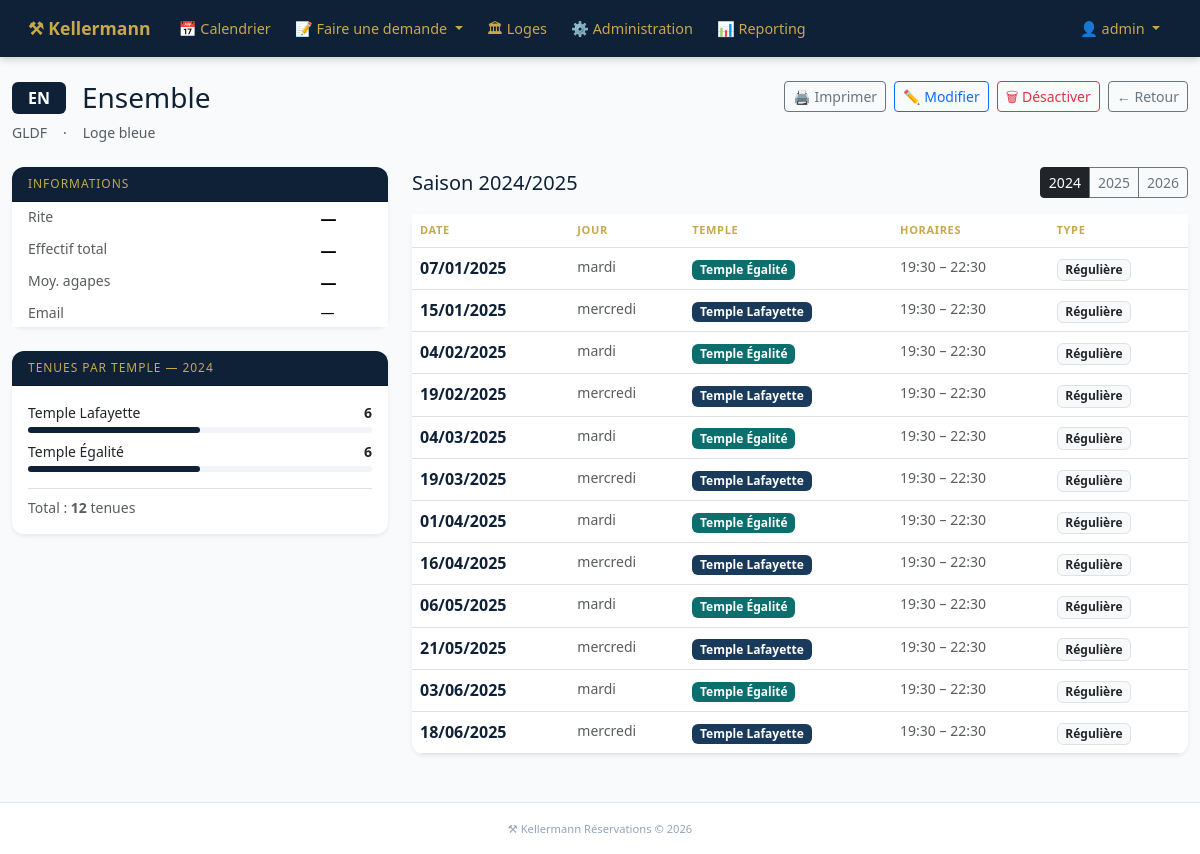
The app's page /loges/226/?annee=2024 (signed in) with its own data.
### temple_project/apps/loges/models.py (models this page shows, shortened)
class Loge(models.Model):
    TYPE_CHOICES = [
        ("loge",       "Loge"),
        ("haut_grade", "Haut Grade"),
    ]
    RITE_CHOICES = [
        ("reaa",  "REAA — Rite Écossais Ancien et Accepté"),
        ("rer",   "RER — Rite Écossais Rectifié"),
        ("rf",    "RF — Rite Français"),
        ("rem",   "REM — Rite Écossais Moderne"),
        ("dh",    "DH — Droit Humain"),
        ("mem",   "MEM — Memphis-Misraïm"),
        ("autre", "Autre"),
    ]
    nom                   = models.CharField(max_length=200)
    abreviation           = models.CharField(max_length=20, blank=True)
    obedience             = models.ForeignKey(Obedience, on_delete=models.PROTECT, related_name="loges")
    type_loge             = models.CharField(max_length=20, choices=TYPE_CHOICES, default="loge")
    rite                  = models.CharField(max_length=10, choices=RITE_CHOICES, blank=True, default="")
    email                 = models.EmailField(blank=True)
    effectif_total        = models.PositiveIntegerField(default=0)
    effectif_moyen_agapes = models.PositiveIntegerField(default=0)
    actif                 = models.BooleanField(default=True)
    created_at            = models.DateTimeField(auto_now_add=True)
    class Meta:
        verbose_name = "Loge"
        verbose_name_plural = "Loges"
        ordering = ["nom"]

class Obedience(models.Model):
    nom = models.CharField(max_length=200, unique=True)
    class Meta:
        verbose_name = "Obédience"
        verbose_name_plural = "Obédiences"
        ordering = ["nom"]
    def __str__(self):
        return self.nom

### temple_project/apps/reservations/models.py (models this page shows, shortened)
class Temple(models.Model):
    NOM_CHOICES = [
        ("lafayette",  "Temple Lafayette"),
        ("liberte",    "Temple Liberté"),
        ("egalite",    "Temple Égalité"),
        ("fraternite", "Temple Fraternité"),
    ]
    nom       = models.CharField(max_length=50, choices=NOM_CHOICES, unique=True)
    description = models.TextField(blank=True)
    capacite  = models.PositiveIntegerField(default=0)
    class Meta:
        verbose_name = "Temple"
        verbose_name_plural = "Temples"
    def __str__(self):
        return self.get_nom_display()

class Reservation(models.Model):
    TYPE_CHOICES = [
        ("reguliere",     "Régulière"),
        ("exceptionnelle","Exceptionnelle"),
    ]
    SOUS_TYPE_CHOICES = [
        ("standard", "Standard"),
        ("tbf",      "Tenue Blanche Fermée"),
        ("tbo",      "Tenue Blanche Ouverte"),
        ("funebre",  "Funèbre"),
    ]
    STATUT_CHOICES = [
        ("attente",  "En attente"),
        ("validee",  "Validée"),
        ("refusee",  "Refusée"),
    ]
    uuid             = models.UUIDField(default=uuid.uuid4, unique=True, editable=False)
    loge             = models.ForeignKey(Loge, on_delete=models.PROTECT, related_name="reservations")
    temple           = models.ForeignKey(Temple, on_delete=models.PROTECT)
    cabinets         = models.ManyToManyField(SalleReunion, blank=True, related_name='reservations_cabinets')
    type_reservation = models.CharField(max_length=20, choices=TYPE_CHOICES, default="reguliere")
    sous_type        = models.CharField(max_length=10, choices=SOUS_TYPE_CHOICES, default="standard")
    profanes_admis   = models.BooleanField(default=False)
    statut           = models.CharField(max_length=20, choices=STATUT_CHOICES, default="attente")
    date             = models.DateField()
    heure_debut      = models.TimeField()
    heure_fin        = models.TimeField()
    besoin_agapes    = models.BooleanField(default=False)
    nombre_repas     = models.PositiveIntegerField(default=0)
    besoin_micro     = models.BooleanField(default=False)
    besoin_enceintes = models.BooleanField(default=False)
    nom_demandeur    = models.CharField(max_length=200)
    email_demandeur  = models.EmailField()
    commentaire      = models.TextField(blank=True)
    tarif            = models.DecimalField(max_digits=8, decimal_places=2, null=True, blank=True)
    regle_source     = models.ForeignKey(
        RegleRecurrence, null=True, blank=True, on_delete=models.SET_NULL
    )
    created_at       = models.DateTimeField(auto_now_add=True)
    updated_at       = models.DateTimeField(auto_now=True)
    class Meta:
        verbose_name = "Réservation"
        verbose_name_plural = "Réservations"
        ordering = ["date", "heure_debut"]

### temple_project/apps/loges/views.py (the view)
# urls.py: path("<int:pk>/",           views.detail_loge,   name="detail"),
@membre_required
def detail_loge(request, pk):
    loge = get_object_or_404(Loge, pk=pk, actif=True)
    annee = date.today().year
    saison_defaut = annee if date.today().month >= 9 else annee - 1
    annee_param = int(request.GET.get('annee', saison_defaut))
    debut_saison = date(annee_param, 9, 1)
    fin_saison   = date(annee_param + 1, 6, 30)
    tenues = Reservation.objects.filter(
        loge=loge,
        date__gte=debut_saison,
        date__lte=fin_saison,
        statut='validee'
    ).select_related('temple').order_by('date')
    stats_temples = {}
    for temple in Temple.objects.all():
        nb = tenues.filter(temple=temple).count()
        if nb > 0:
            stats_temples[str(temple)] = nb
    demandes = Reservation.objects.filter(
        loge=loge,
        type_reservation='exceptionnelle'
    ).order_by('-date')[:10]
    prochaine = Reservation.objects.filter(
        loge=loge,
        date__gte=date.today(),
        statut='validee'
    ).order_by('date').first()
    context = {
        'loge':          loge,
        'tenues':        tenues,
        'stats_temples': stats_temples,
        'demandes':      demandes,
        'prochaine':     prochaine,
        'annee':         annee_param,
        'annees':        [annee - 2, annee - 1, annee],
        'saison_label':  f"{annee_param}/{annee_param+1}",
        'nb_tenues':     tenues.count(),
    }
    return render(request, "loges/detail.html", context)

### temple_project/apps/auth_custom/views.py (called while the page is built)
def membre_required(view_func):
    from functools import wraps
    @wraps(view_func)
    def wrapper(request, *args, **kwargs):
        est_admin  = request.user.is_authenticated and request.user.is_staff
        est_membre = request.COOKIES.get("kellermann_membre") == "1"
        if est_admin or est_membre:
            return view_func(request, *args, **kwargs)
        return __import__("django.shortcuts", fromlist=["redirect"]).redirect(f"/auth/login/?next={request.path}")
    return wrapper

def visiteur_context(request):
    return {
        "visiteur_connecte": request.COOKIES.get("kellermann_membre") == "1"
    }

### temple_project/templates/loges/detail.html (shortened to what this page needs)
{% extends "base.html" %}
{% block content %}
<div class="d-flex justify-content-between align-items-start mb-4">
  <div>
    <div class="d-flex align-items-center gap-3 mb-2">
      <span class="badge fs-6 px-3 py-2" style="background:#0F2137;">{{ loge.abreviation }}</span>
      <h1 class="h3 mb-0" style="color:#0F2137;">{{ loge.nom }}</h1>
    </div>
    <div class="d-flex gap-3 text-muted small">
      <span>{{ loge.obedience }}</span>
      <span>·</span>
      <span>{% if loge.type_loge == 'haut_grade' %}Haut grade{% else %}Loge bleue{% endif %}</span>
    </div>
  </div>
  <div class="d-flex gap-2 no-print">
    <button onclick="window.print()" class="btn btn-outline-secondary btn-sm">🖨️ Imprimer</button>
    {% if user.is_staff %}
    <a href="{% url 'loges:modifier' loge.pk %}" class="btn btn-outline-primary btn-sm">✏️ Modifier</a>
    <a href="{% url 'loges:supprimer' loge.pk %}" class="btn btn-outline-danger btn-sm">🗑 Désactiver</a>
    {% endif %}
    <a href="{% url 'loges:liste' %}" class="btn btn-outline-secondary btn-sm">← Retour</a>
  </div>
</div>
<div class="row g-4">
  <div class="col-md-4">
    <div class="card shadow-sm border-0 mb-4">
      <div class="card-header" style="background:#0F2137;color:#C8A84B;font-size:12px;letter-spacing:.08em;text-transform:uppercase;">
        Informations
      </div>
      <div class="card-body p-0">
        <table class="table table-borderless table-sm mb-0">
          <tr><td class="text-muted small ps-3">Rite</td><td class="fw-semibold">{{ loge.get_rite_display|default:"—" }}</td></tr>
          <tr><td class="text-muted small ps-3">Effectif total</td><td class="fw-semibold">{{ loge.effectif_total|default:"—" }}</td></tr>
          <tr><td class="text-muted small ps-3">Moy. agapes</td><td class="fw-semibold">{{ loge.effectif_moyen_agapes|default:"—" }}</td></tr>
          <tr><td class="text-muted small ps-3">Email</td><td class="small">{{ loge.email|default:"—" }}</td></tr>
        </table>
      </div>
    </div>
    <div class="card shadow-sm border-0 mb-4">
      <div class="card-header" style="background:#0F2137;color:#C8A84B;font-size:12px;letter-spacing:.08em;text-transform:uppercase;">
        Tenues par temple — {{ annee }}
      </div>
      <div class="card-body">
        {% if stats_temples %}
          {% for temple, nb in stats_temples.items %}
          <div class="mb-2">
            <div class="d-flex justify-content-between small mb-1">
              <span>{{ temple }}</span>
              <span class="fw-semibold">{{ nb }}</span>
            </div>
            <div style="background:#F1F5F9;border-radius:4px;height:6px;">
              <div style="width:{% widthratio nb nb_tenues 100 %}%;background:#0F2137;height:6px;border-radius:4px;"></div>
            </div>
          </div>
          {% endfor %}
          <div class="text-muted small mt-3 border-top pt-2">
            Total : <strong>{{ nb_tenues }}</strong> tenues
          </div>
        {% else %}
          <p class="text-muted small mb-0">Aucune tenue en {{ annee }}/{{ annee|add:1 }}</p>
        {% endif %}
      </div>
    </div>
  </div>
  <div class="col-md-8">
    <div class="d-flex justify-content-between align-items-center mb-3 no-print">
      <h5 class="mb-0" style="color:#0F2137;">Saison {{ annee }}/{{ annee|add:1 }}</h5>
      <div class="btn-group btn-group-sm">
        {% for a in annees %}
        <a href="?annee={{ a }}" class="btn {% if a == annee %}btn-dark{% else %}btn-outline-secondary{% endif %}">{{ a }}</a>
        {% endfor %}
      </div>
    </div>
    <div class="card shadow-sm border-0">
      <div class="table-responsive">
        <table class="table table-hover mb-0">
          <thead style="background:#0F2137;">
            <tr>
              <th style="color:#C8A84B;font-size:11px;letter-spacing:.06em;">DATE</th>
              <th style="color:#C8A84B;font-size:11px;letter-spacing:.06em;">JOUR</th>
              <th style="color:#C8A84B;font-size:11px;letter-spacing:.06em;">TEMPLE</th>
              <th style="color:#C8A84B;font-size:11px;letter-spacing:.06em;">HORAIRES</th>
              <th style="color:#C8A84B;font-size:11px;letter-spacing:.06em;">TYPE</th>
            </tr>
          </thead>
          <tbody>
            {% for t in tenues %}
            <tr {% if t.date < today %}style="opacity:.5"{% endif %}>
              <td class="fw-semibold" style="color:#0F2137;">{{ t.date|date:"d/m/Y" }}</td>
              <td class="text-muted small">{{ t.date|date:"l" }}</td>
              <td>
                <span class="badge" style="
                  {% if 'Lafayette' in t.temple.get_nom_display %}background:#1a3a5c;
                  {% elif 'galit' in t.temple.get_nom_display %}background:#0d6e6e;
                  {% elif 'raternit' in t.temple.get_nom_display %}background:#92400E;
                  {% else %}background:#5B21B6;{% endif %}
                ">{{ t.temple }}</span>
              </td>
              <td class="text-muted small">{{ t.heure_debut|time:"H:i" }} – {{ t.heure_fin|time:"H:i" }}</td>
              <td>
                {% if t.type_reservation == 'reguliere' %}
                <span class="badge bg-light text-dark border">Régulière</span>
                {% else %}
                <span class="badge bg-warning text-dark">Exceptionnelle</span>
                {% endif %}
              </td>
            </tr>
            {% empty %}
            <tr><td colspan="5" class="text-center text-muted py-4">Aucune tenue en {{ annee }}/{{ annee|add:1 }}</td></tr>
            {% endfor %}
          </tbody>
        </table>
      </div>
    </div>
  </div>
</div>
{% endblock %}

### temple_project/templates/base.html (shortened to what this page needs)
{% load i18n %}
<!DOCTYPE html>
<html lang="fr">
<head>
    <link href="https://cdn.jsdelivr.net/npm/bootstrap@5.3.3/dist/css/bootstrap.min.css" rel="stylesheet">
</head>
<body>
<nav class="navbar navbar-expand-lg navbar-dark">
    <div class="container-fluid">
        <a class="navbar-brand fw-bold" href="/">⚒ Kellermann</a>
        <div class="collapse navbar-collapse" id="navMenu">
            <ul class="navbar-nav me-auto mt-2 mt-lg-0">
                {% if visiteur_connecte or user.is_staff %}
                <li class="nav-item">
                    <a class="nav-link" href="/calendrier/">📅 Calendrier</a>
                </li>
                <li class="nav-item dropdown">
                    <a class="nav-link dropdown-toggle" href="#" role="button" data-bs-toggle="dropdown">
                        📝 Faire une demande
                    </a>
                </li>
                <li class="nav-item">
                    <a class="nav-link" href="/loges/">🏛 Loges</a>
                </li>
                {% endif %}
                {% if user.is_staff %}
                <li class="nav-item">
                    <a class="nav-link" href="/admin/">⚙️ Administration</a>
                </li>
                <li class="nav-item">
                    <a class="nav-link" href="/exports/reporting/">📊 Reporting</a>
                </li>
                {% endif %}
            </ul>
            <ul class="navbar-nav mt-2 mt-lg-0">
                {% if user.is_staff %}
                <li class="nav-item dropdown">
                    <a class="nav-link dropdown-toggle" href="#" role="button" data-bs-toggle="dropdown">
                        👤 {{ user.username }}
                    </a>
                </li>
                {% elif visiteur_connecte %}
                <li class="nav-item">
                    <a class="nav-link" href="/auth/logout/" style="opacity:0.7;font-size:0.85rem;">
                        🚪 Déconnexion
                    </a>
                </li>
                {% else %}
                <li class="nav-item">
                    <a class="nav-link" href="/auth/login/">🔑 Connexion</a>
                </li>
                {% endif %}
            </ul>
        </div>
    </div>
</nav>
<main class="container-fluid py-3 py-md-4">
    {% block content %}{% endblock %}
</main>
<footer class="text-center mt-4">
    <small>⚒ Kellermann Réservations &copy; {% now "Y" %}</small>
</footer>
</body>
</html>

### temple_project/templates/base.html (style rules this page uses)
:root { --temple-blue: #0F2137; --temple-gold: #C8A84B; --temple-blue-light: #1a3a5c; }
body { font-family: 'Segoe UI', Arial, sans-serif; background: #F8FAFC; min-height: 100vh; display: flex; flex-direction: column; }
main { flex: 1; }
.navbar { background-color: var(--temple-blue) !important; padding: 0.6rem 1rem; box-shadow: 0 2px 8px rgba(0,0,0,0.2); }
.navbar-brand { color: var(--temple-gold) !important; font-weight: 700; font-size: 1.1rem; }
.nav-link { color: var(--temple-gold) !important; font-size: 0.9rem; padding: 0.5rem 0.75rem !important; }
.card { border-radius: 12px; }
.card-header { border-radius: 12px 12px 0 0 !important; }
.table-responsive { border-radius: 0 0 12px 12px; }
footer { background: white; border-top: 1px solid #E2E8F0; color: #94A3B8; font-size: 0.8rem; padding: 1rem; }

### records on screen
Loge: abreviation "EN", nom "Ensemble", obedience "GLDF", rite "—", effectif_total "—", effectif_moyen_agapes "—", email "—"
Temple: description "Temple Lafayette", nb "6"
Temple: description "Temple Égalité", nb "6"
Reservation: date "07/01/2025", date "mardi", temple "Temple Égalité", heure_debut "19:30", heure_fin "22:30", type_reservation "Régulière"
Reservation: date "15/01/2025", date "mercredi", temple "Temple Lafayette", heure_debut "19:30", heure_fin "22:30", type_reservation "Régulière"
Reservation: date "04/02/2025", date "mardi", temple "Temple Égalité", heure_debut "19:30", heure_fin "22:30", type_reservation "Régulière"
Reservation: date "19/02/2025", date "mercredi", temple "Temple Lafayette", heure_debut "19:30", heure_fin "22:30", type_reservation "Régulière"
Reservation: date "04/03/2025", date "mardi", temple "Temple Égalité", heure_debut "19:30", heure_fin "22:30", type_reservation "Régulière"
Reservation: date "19/03/2025", date "mercredi", temple "Temple Lafayette", heure_debut "19:30", heure_fin "22:30", type_reservation "Régulière"
Reservation: date "01/04/2025", date "mardi", temple "Temple Égalité", heure_debut "19:30", heure_fin "22:30", type_reservation "Régulière"
Reservation: date "16/04/2025", date "mercredi", temple "Temple Lafayette", heure_debut "19:30", heure_fin "22:30", type_reservation "Régulière"
Reservation: date "06/05/2025", date "mardi", temple "Temple Égalité", heure_debut "19:30", heure_fin "22:30", type_reservation "Régulière"
Reservation: date "21/05/2025", date "mercredi", temple "Temple Lafayette", heure_debut "19:30", heure_fin "22:30", type_reservation "Régulière"
Reservation: date "03/06/2025", date "mardi", temple "Temple Égalité", heure_debut "19:30", heure_fin "22:30", type_reservation "Régulière"
Reservation: date "18/06/2025", date "mercredi", temple "Temple Lafayette", heure_debut "19:30", heure_fin "22:30", type_reservation "Régulière"

### other values on screen
{{ user.username }} "admin"
{{ annee }} "2024"
{{ nb_tenues }} "12"
{{ annee|add:1 }} "2025"
{{ a }} "2024" "2025" "2026"
